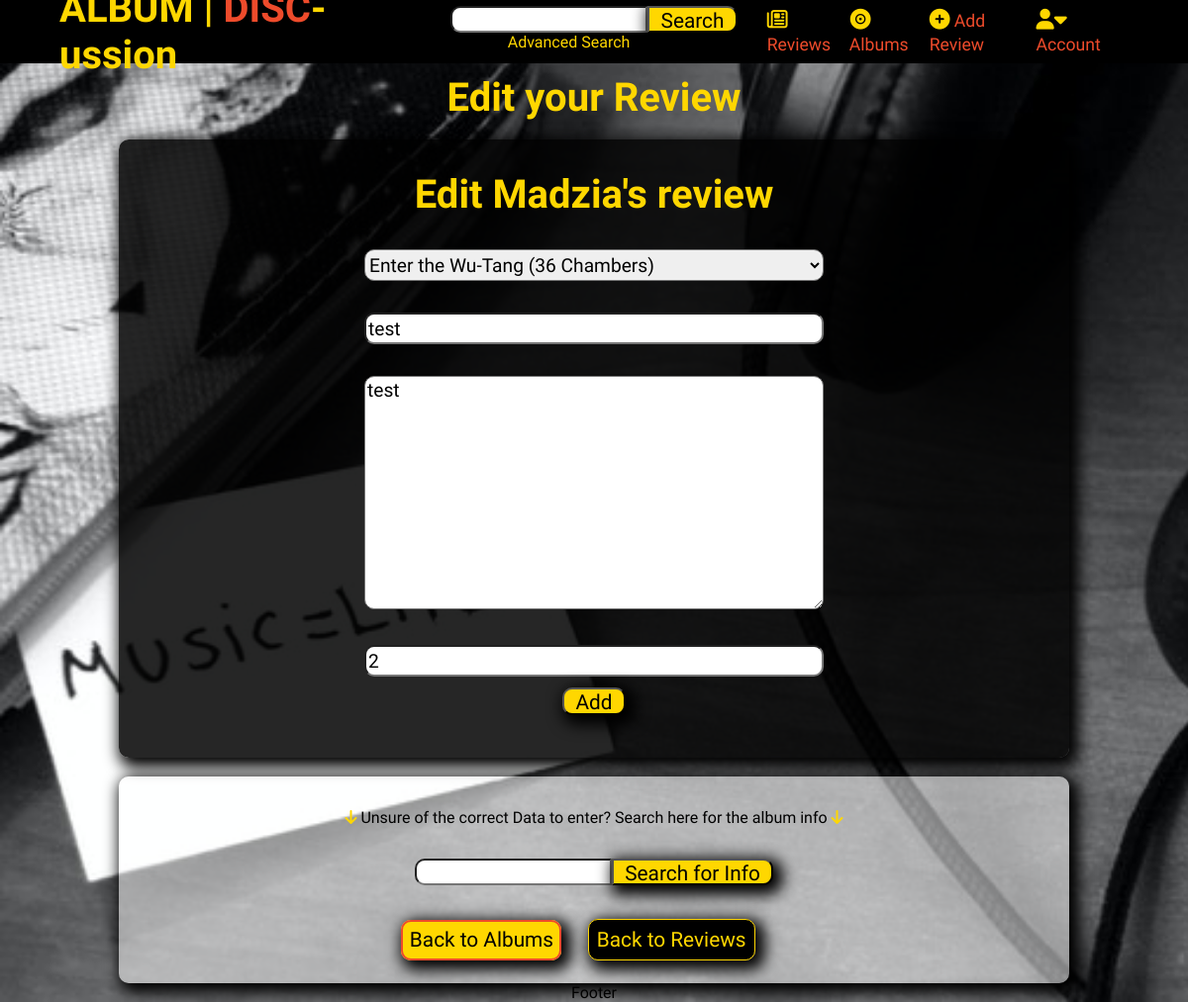
The page /edit-review/70 (signed in) on the database its author committed.
### reviews/models.py (models this page shows, shortened)
class Review(models.Model):
    album = models.ForeignKey(Album, on_delete=models.CASCADE)
    title = models.CharField(max_length=200)
    content = models.TextField()
    rating = models.IntegerField(validators=[MinValueValidator(0),
                                 MaxValueValidator(10)])
    date_created_on = models.DateTimeField(auto_now_add=True)
    date_edited_on = models.DateTimeField(blank=True, null=True)
    creator = models.ForeignKey(auth.get_user_model(),
                                on_delete=models.CASCADE)

class Album(models.Model):
    title = models.CharField(max_length=70)
    year_of_release = models.PositiveIntegerField(choices=YEAR_CHOICES,
                                                  verbose_name='The year the'
                                                  ' album was released')
    record_company = models.ForeignKey(RecordCompany, on_delete=models.CASCADE)
    album_cover = models.ImageField(upload_to='album_covers/',
                                    help_text='Upload Album Cover')
    artist = models.ForeignKey(Artist, on_delete=models.CASCADE)
    genre = models.ForeignKey(Genre, on_delete=models.CASCADE)
    def __str__(self):
        return self.title

### reviews/views.py (the view, shortened to what this page needs)
# urls.py: path('edit-review/<int:review_id>', views.edit_review, name='edit_review'),
@login_required
def edit_review(request, review_id):
    initial_form = get_object_or_404(Review, pk=review_id)
    if not check_user_is_creator(request.user.id, initial_form.creator.id):
        if request.user.is_superuser:
            pass
        else:
            user_message(request, 'permission_denied', 'title')
            return redirect('home')
    review_form = ReviewForm(instance=initial_form)
    template = 'edit_review.html'
    context = {
        'initial_form': initial_form,
        'review_form': review_form
    }
    return render(request, template, context)

### reviews/forms.py
class ReviewForm(forms.ModelForm):
    class Meta:
        model = Review
        exclude = ('creator', 'date_created_on', 'date_edited_on')
        widgets = {'title': forms.TextInput(
                   attrs={'placeholder': 'Enter the Title of your Review',
                          "cols": 6}),
                   'content': forms.Textarea(
                    attrs={'placeholder': 'Enter your Review'}),
                   'rating': forms.NumberInput(
                    attrs={'placeholder': 'Rate the Album /10',
                           'min': 0, 'max': 10})}

### profiles/contexts.py (called while the page is built)
def top_profiles(request):
    profiles = Profile.objects.all()
    profile_list = []
    for profile in profiles:
        profile_list.append({
            'profile': profile,
            'no_of_reviews': number_of_reviews(profile.user)
        })
    top_list = sorted(profile_list, key=lambda d: d['no_of_reviews'],
                      reverse=True)[:6]
    context = {
        'top_profiles': top_list
    }
    return context

### profiles/utils.py (called while the page is built)
def number_of_reviews(user):
    reviews = Review.objects.filter(creator=user)
    return len(reviews)

### reviews/contexts.py (called while the page is built)
def latest_reviews(request):
    reviews = Review.objects.all()
    sorted_reviews = sorted(reviews, key=lambda x: x.date_created_on,
                            reverse=True)[:5]
    context = {
        'latest_reviews': sorted_reviews
    }
    return context

### reviews/utils.py (called while the page is built)
def check_user_is_creator(user, creator):
    return user == creator

### reviews/templates/edit_review.html (shortened to what this page needs)
{% extends 'base.html' %} {% load static %} {% block extracss %}
<link rel="stylesheet" href="{% static 'css/advanced-search.css' %}" />
<link rel="stylesheet" href="{% static 'css/add-review.css' %}" />
{% endblock %} {% block content %}
<main class="main-wrapper">
  <h1 class="title top-margin">Edit your Review</h1>
  <br />
  <div class="container-dark form-div" data-type="Review">
    <div class="width-100" id="add-review">
      <div class="title-container">
        <h2 class="title">Edit {{ initial_form.creator}}'s review</h2>
      </div>
      <form
        class="center-container"
        action="{% url 'edit_review' initial_form.id %}"
        method="post"
      >
        {% csrf_token %} {{ review_form.as_p }}
        <button class="btn" type="submit">Add</button>
      </form>
    </div>
  </div>
  <br />
  <section id="wiki-section">
    <p class="width-100 help-info">
      <i class="fas fa-arrow-down"></i> Unsure of the correct Data to enter?
      Search here for the album info <i class="fas fa-arrow-down"></i>
    </p>
    <form class="wiki-search-form" id="search-info-form">
      <input id="search-data" name="search-data" />
      <button id="search-data-btn" class="btn" type="submit">
        Search for Info
      </button>
    </form>
    <div class="top-margin">
      <a href="{% url 'album_list' %}" class="btn card-btn">Back to Albums</a>
      <a href="{% url 'review_list' %}" class="btn alt-btn">Back to Reviews</a>
    </div>
    <br />
  </section>
</main>
{% endblock %}

### static/css/styles.css (style rules this page uses)
* { margin: 0; box-sizing: border-box; font-family: 'Arapey', serif; }
body { background-image: url('/media/music-background.jpg'); background-size: cover; }
.title { font-family: 'Eczar', serif; color: gold; font-size: 2.5rem; }
.btn { padding-left: .7rem; padding-right: .7rem; border-radius: 10px; color: black; background-color: gold; height: 1.7rem; cursor: pointer; font-size: 1.3rem; box-shadow: 5px 5px 15px 5px #000000; margin: .7rem; }
.alt-btn { padding: .5rem; border-radius: 10px; color: gold; background-color: black; cursor: pointer; font-size: 1.3rem; box-shadow: 5px 5px 15px 5px #000000; border: 1px solid gold; text-decoration: none; height: auto; }
input { height: 1.7rem; border-radius: 10px 0 0 10px; }
.center-container { display: flex; flex-direction: column; align-items: center; justify-content: space-between; flex-wrap: wrap; }
.width-100 { width: 100%; }
.top-margin { margin-top: .7rem; }
.container-dark { width: 80%; display: flex; justify-content: space-evenly; flex-wrap: wrap; gap: 2rem; background-color: rgba(0, 0, 0, 0.85); border-radius: 10px; box-shadow: 5px 5px 15px 5px #000000; padding: 2rem 0; }
.main-wrapper { width: 100%; display: flex; justify-content: center; flex-direction: column; align-items: center; }
.card-btn { padding: 0.4rem; border: 2px solid #EE4B2B; text-decoration: none; height: auto; }
.title-container { width: 100%; display: flex; justify-content: center; }

### static/css/advanced-search.css (style rules this page uses)
.center-container > p > * { height: 2rem; width: 50%; font-size: 1.2rem; border-radius: 10px; }
.center-container > p { display: block; width: 100%; text-align: center; padding: 0 1rem; }
.center-container { width: 100%; flex-direction: column; }

### static/css/add-review.css (style rules this page uses)
.help-info { color: black; text-align: center; }
#id_content { height: auto; }
.help-info > i { color: gold }
#search-data-btn { border-radius: 0 10px 10px 0; margin: 0; }
.wiki-search-form { display: flex; align-items: flex-start; flex-wrap: wrap; justify-content: center; gap: 0; width: 100%; }
#wiki-section { margin: 0 2rem; width: 80%; display: flex; align-items: center; justify-content: center; flex-wrap: wrap; gap: 2rem; background-color: rgba(255, 255, 255, 0.5); border-radius: 10px; box-shadow: 5px 5px 15px 5px #000000; padding: 2rem 0; }

### rows shown on the page
Review: creator "Madzia", album "Enter the Wu-Tang (36 Chambers)", content "test", rating "2"
Album: title "test"
